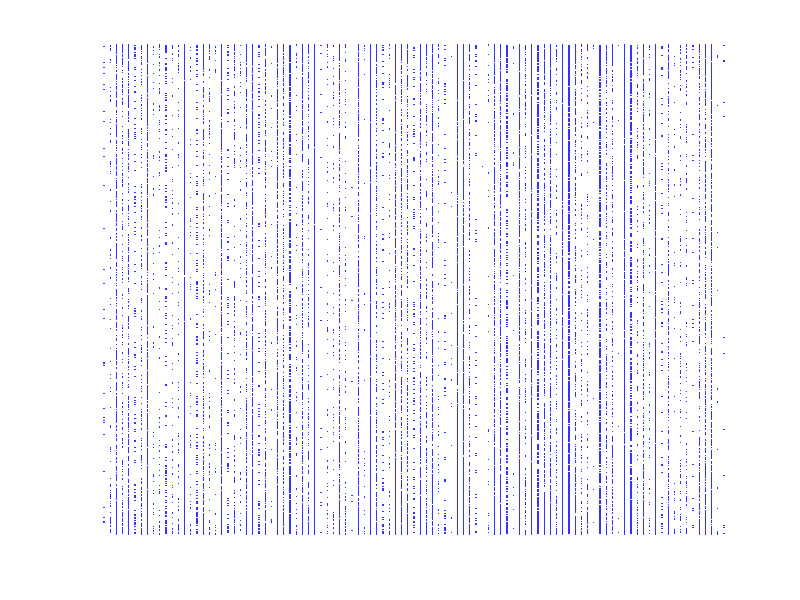

The MATLAB source for this figure:
clear all, close all, clc

xvals=[];
for beta =0:0.01:1
    beta
    xold = 0.5;
    for i=1:2000
        xnew = cos(pi*(4*beta*xold*(1-xold)+((1-beta)*sin(pi*xold))-0.5));
        xold = xnew;
    end
% xnew =xold;
    xss = xnew;
    for i=1:1:5000
        xnew = cos(pi*(4*beta*xold*(1-xold)+((1-beta)*sin(pi*xold))-0.5));
        xold=xnew;
        xvals(1,length(xvals)+1) = beta;
        xvals(2,length(xvals)) = xnew;
        if(abs(xnew-xss)<0.001)
            break
        end
    end
end    
        
plot(xvals(1,:),xvals(2,:),'.','LineWidth',.1,'MarkerSize',1.2,'Color',[0.2 0.2 1])
set(gca,'color','k','xcolor','w','ycolor','w')
set(gcf,'color','k')
xlabel('beta');
ylabel('x');
